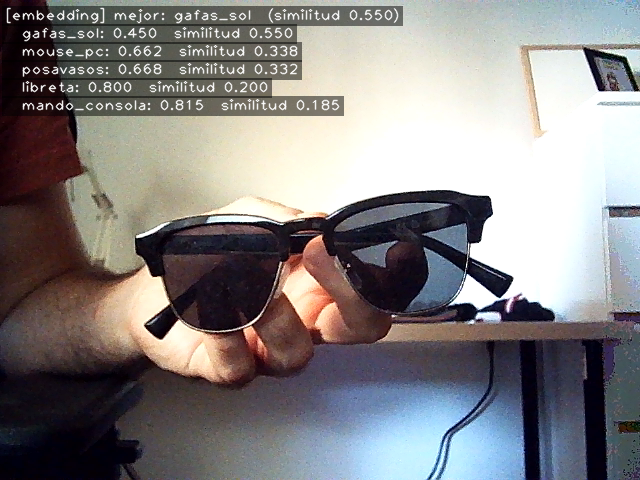
#> input picture ejercicios/04_clasificador/ejemplos_embedding/20260613-172221.png, 640 x 480 px; its folder holds 4 pictures in this run
$ jupyter execute clasificador.ipynb
#> lines starting #> are read from the running program, lines starting #| are printed output that depends on the picture
# Clasificador

Aplicación de reconocimiento de imágenes: compara cada fotograma de entrada
con un conjunto de imágenes "modelo" guardadas en un directorio, usando uno
de varios métodos de comparación intercambiables, y muestra el modelo más
parecido junto con las distancias a todos los modelos.

## Cómo funciona

Cada fotograma se compara con un conjunto de imágenes "modelo" en un directorio, usando el método elegido. El más parecido se muestra junto con las distancias al resto.

Los descriptores de los modelos se precalculan al arrancar y se cachean en `.pkl` para no repetirlo en cada fotograma. Con `c` se puede capturar el frame actual como nuevo modelo desde la propia ventana.

## Métodos implementados

- **`embedding`**: vector de características de `mobilenet_v3_small` (mediapipe). Distancia: `1 - similitud coseno`. Bien para objetos/escenas completas.

- **`sift`**: puntos SIFT con el "ratio test" de Lowe. Distancia: `1 / nº de coincidencias`. Mejor para objetos con textura: carátulas, portadas...

- **`procrustes`**: 21 landmarks de mano (mediapipe), centrados y normalizados. Distancia: residuo de Procrustes ortogonal (SVD). Invariante a tamaño y orientación de la mano.

### Uso

```
./clasificador.py --models=modelos_embedding --method=embedding
./clasificador.py --models=modelos_sift      --method=sift
./clasificador.py --models=modelos_manos     --method=procrustes
```

`c` para añadir el frame actual como nuevo modelo. `--top` controla cuántos aparecen en el ranking (por defecto 5).

## Ejemplos

[cell 1]
import matplotlib.pyplot as plt
import cv2 as cv
import glob

def fig(w,h):
    plt.figure(figsize=(w,h))

def readrgb(file):
#> called with file = 'ejemplos_embedding/20260613-172221.png'
    return cv.cvtColor(cv.imread(file), cv.COLOR_BGR2RGB)

def show_examples(files, w=4, h=3.2):
    n = len(files)
    fig(w*n, h)
    for i,f in enumerate(sorted(files)):
        plt.subplot(1,n,i+1)
        plt.imshow(readrgb(f))
        plt.axis('off')
    plt.tight_layout()
    plt.show()
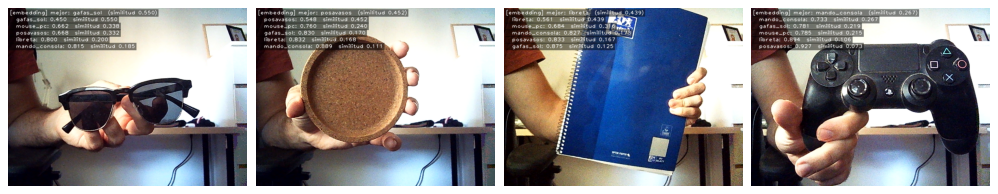
#> figure drawn by matplotlib, 4 panels

### `embedding`

Modelos guardados en `modelos_embedding/`: `gafas_sol`, `libreta`,
`mando_consola`, `mouse_pc`, `posavasos`. En cada fotograma se muestra la
similitud coseno con cada modelo; el más parecido aparece en la primera
línea. Las gafas de sol, el posavasos, la libreta y el mando se reconocen
correctamente como el modelo más similar.

[cell 2]
show_examples(glob.glob('ejemplos_embedding/*.png'))

### `procrustes` (gestos de mano)

Modelos guardados en `modelos_manos/`: `palma`, `fist` (puño), `OK`,
`pulgar_arriba`, `pulgar_abajo`, `victoria` e `italia`. En cada fotograma se
muestra el residuo de Procrustes con cada modelo; los seis gestos de la
demostración se reconocen correctamente como el modelo más cercano (menor
residuo), a pesar de los distintos tamaños y orientaciones de la mano.

[cell 3]
show_examples(glob.glob('ejemplos_manos/*.png'), w=3.2, h=2.6)

### `sift` (carátulas)

Modelos guardados en `modelos_sift/`: portadas/carátulas de `berserk`,
`darksouls3`, `eldenring`, `fallout4`, `harrypotter_camarasecreta`,
`imperio_final`, `killing_joke` y `watchmen`. Se muestra el número de
coincidencias SIFT (tras el "ratio test") con cada modelo; la carátula
mostrada a la cámara se reconoce correctamente como la de mayor número de
coincidencias, muy por encima del resto.

[cell 4]
show_examples(glob.glob('ejemplos_sift/*.png'), w=3.2, h=2.6)
